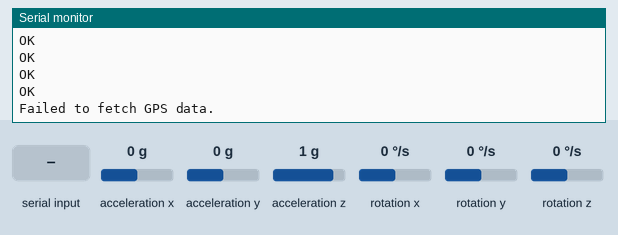
This sketch was run on a simulated Arduino Uno, built with avr-gcc and run on an emulated ATmega328P. Parts: the last lines printed to the serial monitor. The test bench sets the inputs (shaded band); at power-on: acceleration x 0 g, acceleration y 0 g, acceleration z 1 g, rotation x 0 °/s, rotation y 0 °/s, rotation z 0 °/s. The modem accepts every AT command (registered, SIM ready, sends succeed) and sends nothing else.

Above: at 17.3 s.
17.4 s: "+CGPSINFO: \n" received over the second serial link
At 18.7 s:
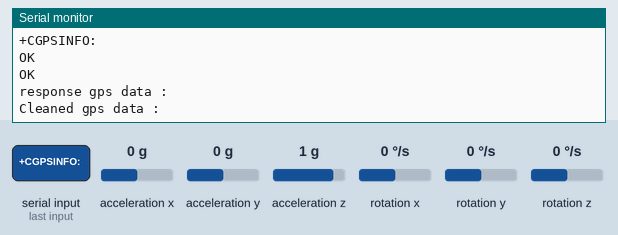
19.3 s: "0\n" received over the second serial link
At 19.6 s:
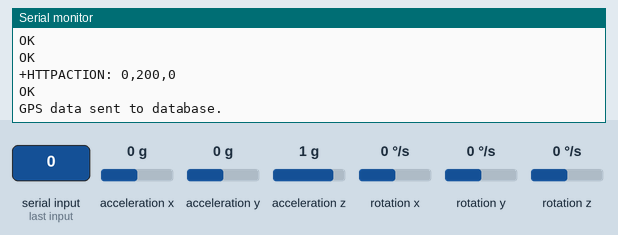
21.7 s: ":\n" received over the second serial link
23.8 s: ",\n" received over the second serial link
25.8 s: "+CGPSINFO: \n" received over the second serial link
At 28.02 s:
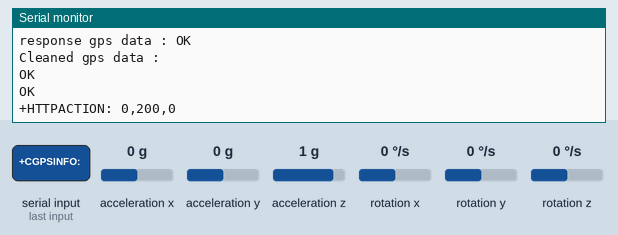

Measured:
- after the input at 17.4 s, the serial monitor: prints a new line after 0.24 s (image 1)
- after the input at 25.8 s, the serial monitor: prints a new line after 0.57 s (image 3)

The sketch:

Gyro_Sim7600E-H.ino
```cpp
/***
 This code Created by AGEAB project group
 This code created for car track application and also gives the G data to the AGEAB application


*/

#include <SoftwareSerial.h>
#include "Wire.h"
#include <MPU6050_light.h>

// Initialize software serial - Pin 2 (Arduino RX) is connected to TX on the GSM Module
// Pin 3 (Arduino TX) is connected to RX on the GSM Module
// MPU6050 SDA pin A4 pin (analog) and SCL pin to A5 (analog) pin
SoftwareSerial gsmSerial(2, 3); // RX, TX
String gpsInfo = "";
MPU6050 mpu(Wire);
void setup() {
  // Begin serial communication with the computer
  Serial.begin(115200);
  // Begin serial communication with the SIM7600E-H module
  gsmSerial.begin(115200);
  // set the module and arduino baud rates 9600 for clear communication
  sendATCommand("AT+IPR=9600",200); // Check communication
  Serial.begin(9600);
   gsmSerial.begin(9600);
  delay(1000);

  Serial.println("Initializing...");
  initializeGyro();
  // Initialize GSM and GPS modules
  initializeGSM();

  initializeGPS();

  // Now moving to loop() for continuous operation.
}

void loop() {
  // Fetch GPS data
  String latitude, longitude;
  if (fetchGPSData(latitude, longitude)) {
    // If GPS data fetched successfully, send it to the database
    sendGPSDataToDatabase(latitude, longitude);
  } else {
    Serial.println("Failed to fetch GPS data.");
  }

  // Wait for a specified time span before sending the location again
  delay(500); // 30 seconds delay; adjust as per your requirement
}

/**
*This fuction initilize and calibrate the MPU6050 Gyroscope
*/
void initializeGyro() {
    Wire.begin();

    byte status = mpu.begin();
    Serial.print(F("MPU6050 status: "));
    Serial.println(status);
    while(status!=0){ } // stop everything if could not connect to MPU6050

    Serial.println(F("Calculating offsets, do not move MPU6050"));
    delay(1000);
    mpu.calcOffsets(true,true); // gyro and accelero
    Serial.println("Done!\n");
     delay(5000);
}

/**
* This function initilize the GPRS part of the Sim7600E-H
* So it can connect internet to send a http post request
*
*/
void initializeGSM() {


  sendATCommand("AT",200); // Check communication
  sendATCommand("AT+CREG=1",200); // Full functionality
  delay(3000); // Wait for network registration
  sendATCommand("AT+CGATT=1",200); // Open GPRS context
   sendATCommand("AT+CGACT=1,1",200); // Query GPRS context
  // Setup bearer profile for internet
  sendATCommand("AT+CGDCONT=1,\"IP\",\"internet\"",2000); // Replace "internet" with your APN


}

/**
* This function allows open the GPS in the module
* So we can get the Namea info  from the module
*/
void initializeGPS() {

  sendATCommand("AT+CGPS=1", 2000); // Turn on GPS
}

bool fetchGPSData(String &latitude, String &longitude) {
  String response =  sendATCommand("AT+CGPSINFO", 500); // Request GPS data;
  latitude = response;
  int index = response.indexOf("+CGPSINFO: ");
  if (index != -1) {


    if (!latitude.startsWith("0") && !longitude.startsWith("0")) {
      return true; // Assume valid data if lat & long don't start with '0'
    }
  }
  return false;
}
/**
* This function send the fetched GPS data to data base via http request
*/
void sendGPSDataToDatabase(String latitude, String longitude) {

      //Serial.println("gyrooooo: "+ b); // Debugging: print the full URL to check correctness
      // Construct the URL with GPS data

      // fullUrl = url + a; // Assuming 'a' contains query parameters or path extensions
      // char fullUrlChar[fullUrl.length() + 1];

      // Copy the contents of the String object to the char array
      //fullUrl.toCharArray(fullUrlChar, sizeof(fullUrlChar));
      //Serial.println("Full URL: "+  fullUrl); // Debugging: print the full URL to check correctness
      // Initialize HTTP service
  sendATCommand("AT+HTTPINIT",100);
  sendATCommand("AT+HTTPPARA=\"CID\",1",100);
  latitude.replace(" ", "");

  latitude.replace("\n", "");
   String b,a, fullUrl = "";
   a = extractGPSData(latitude);
   b = getGyro();

  String url = "http://64.227.114.152/test_connection/"+String(a+b);
  delay(500);
  sendATCommand("AT+HTTPPARA=\"URL\",\"" +url+"\"",500);

  // Start GET session
  sendATCommand("AT+HTTPACTION=0",200);

  // Optionally, read the HTTP result and data
  //sendATCommand("AT+HTTPREAD",500);

  // End the HTTP session
  sendATCommand("AT+HTTPTERM",100);

  // Log to Serial Monitor
  Serial.println("GPS data sent to database.");
}

/**
* This function allows us to send a AT command to the module with specified delay time (ms)
*/
String sendATCommand(String command, unsigned long timeout) {
    String response = "";
    gsmSerial.println(command); // Send the AT command

    unsigned long startTime = millis();
    while (millis() - startTime < timeout) {
        if (gsmSerial.available()) {
            char c = gsmSerial.read();
            response += c; // Append each read character into the response string
        }
    }
    Serial.println(response); // Optional: Echo the response to the Serial Monitor
    return response;
}

/*
* This function extract the gps data interms of latitude longtitude and speed (knots)
*
*/
String extractGPSData(String response) {
   String noSpaces,cleanedGPSData ="";

    int index_of = response.indexOf(":") +1;
    response = response.substring(index_of);

       for (char c : response) {
        if (c != ' ') {
            noSpaces += c;
        }
    }
    response = noSpaces;
    noSpaces="";
    int comma_position = 0;
    int i = 0;
    for (char c : response){

        if(comma_position == 0 || comma_position == 2 || comma_position > 6){
             noSpaces += c;
        }
        if(c == ','){comma_position++;}
    }
    response = noSpaces;
    Serial.println("response gps data : " + response);
       // Iterate over the extracted GPS data
    for (int i = 0; i < response.length(); i++) {
      // Check if the current character is not a letter
      if (!isAlpha(response.charAt(i))) {
        // Append non-letter characters to the cleanedGPSData string
        cleanedGPSData += response.charAt(i);
      }
    }
    cleanedGPSData = cleanedGPSData.substring(0,cleanedGPSData.length()-4);

     Serial.println("Cleaned gps data : " + cleanedGPSData);

    return cleanedGPSData;
}

/*
* get the x and y axisis g forces
* + X axis left return | -X axis right return
* + Y axis brake | -Y axis is acceleration
*/
String getGyro (){

  mpu.update(); // MPU'nun değerlerini güncelle

  // Ham ivme verileri (m/s^2)
  float ax = mpu.getAccX();
  float ay = mpu.getAccY();
  float az = mpu.getAccZ();


  // Z ekseninde genellikle bu tür bir düzeltme yapmaya gerek yoktur, çünkü az zaten yerçekimi ile aynı yönde

  // Gerçek g-kuvvetleri
  String modifiedGyro = ","+String(ax) + "," + String(ay);

  return modifiedGyro;


   /* mpu.update();

    Serial.print(F("TEMPERATURE: "));Serial.println(mpu.getTemp());
    Serial.print(F("ACCELERO  X: "));Serial.print(mpu.getAccX());
    Serial.print("\tY: ");Serial.print(mpu.getAccY());
    Serial.print("\tZ: ");Serial.println(mpu.getAccZ());

    modifiedGyro =","+ String( mpu.getAccX() )  + ","+mpu.getAccY() +","+ mpu.getAccZ();

    Serial.print(F("GYRO      X: "));Serial.print(mpu.getGyroX());
    Serial.print("\tY: ");Serial.print(mpu.getGyroY());
    Serial.print("\tZ: ");Serial.println(mpu.getGyroZ());

    Serial.print(F("ACC ANGLE X: "));Serial.print(mpu.getAccAngleX());
    Serial.print("\tY: ");Serial.println(mpu.getAccAngleY());

    Serial.print(F("ANGLE     X: "));Serial.print(mpu.getAngleX());
    Serial.print("\tY: ");Serial.print(mpu.getAngleY());
    Serial.print("\tZ: ");Serial.println(mpu.getAngleZ());


   // modifiedGyro = modifiedGyro  +","+ String( mpu.getAngleX() ) +","+ mpu.getAngleY()  +","+ mpu.getAngleZ();

    return String(modifiedGyro)*/


}
```
